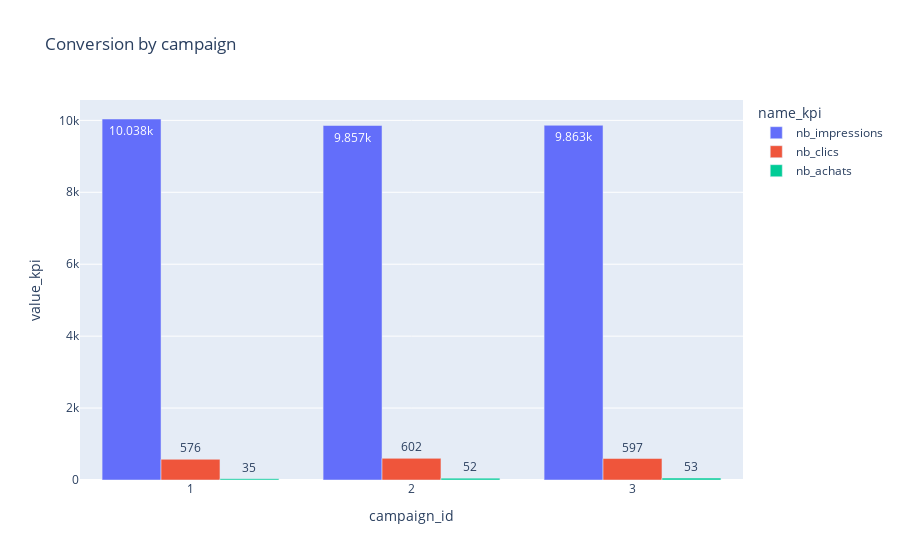
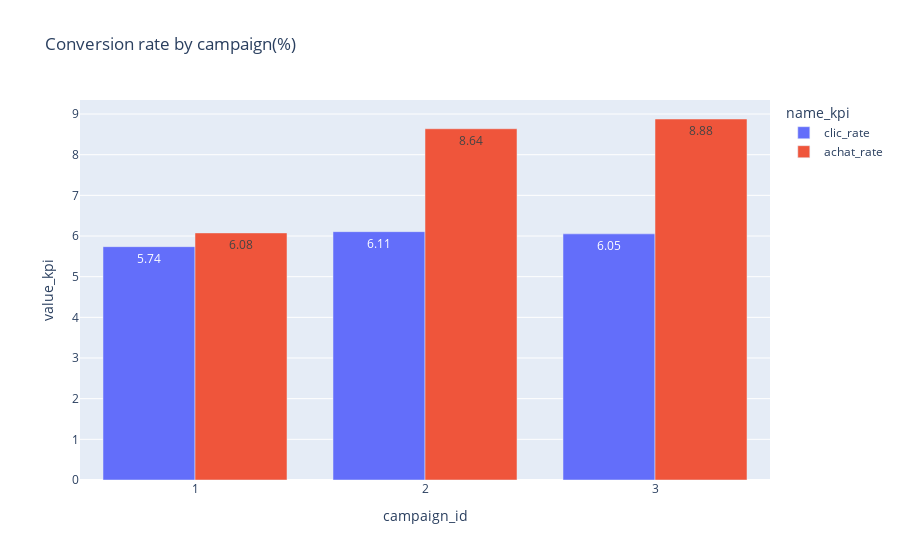

The cell these charts' notebook holds for them, in order:
### Code cell
col_dimension = "campaign_id"
conversion_per_campaign = (data
                           .groupby(col_dimension, as_index=False)
                           .agg(nb_impressions=("cookie_id", "count"),
                                nb_clics=("is_clic", "sum"),
                                nb_achats=("is_achat", "sum"),
                               )
                           .assign(clic_rate=lambda dfr: 100 * dfr.nb_clics / dfr.nb_impressions,
                                   achat_rate=lambda dfr: 100 * dfr.nb_achats / dfr.nb_clics,
                                  )
                           )
            
# value_vars = ["clic_rate", "achat_rate"]  # ["nb_impressions", "nb_clics", "nb_achats"]

for (value_vars, text_fmt, title) in [(("nb_impressions", "nb_clics", "nb_achats"),
                                       True, "Conversion by campaign"),
                                      (("clic_rate", "achat_rate"),
                                       ".2f", "Conversion rate by campaign(%)")
                                     ]:
    fig = px.bar(data_frame=(conversion_per_campaign
                             .melt(id_vars=col_dimension, value_vars=value_vars,
                                   var_name="name_kpi", value_name="value_kpi")),
                 color="name_kpi", y="value_kpi", x=col_dimension,
                 barmode="group", text_auto=text_fmt,
                 title=title)
    fig.show()

### Figure 1 — Plotly figure (JSON) as saved in the notebook; plotly's stock layout.template omitted (floating-point values rounded to 4 significant figures)
{"data": [{"alignmentgroup": "True", "hovertemplate": "name_kpi=nb_impressions<br>campaign_id=%{x}<br>value_kpi=%{y}<extra></extra>", "legendgroup": "nb_impressions", "marker": {"color": "#636efa", "pattern": {"shape": ""}}, "name": "nb_impressions", "offsetgroup": "nb_impressions", "orientation": "v", "showlegend": true, "textposition": "auto", "texttemplate": "%{y}", "type": "bar", "x": [1, 2, 3], "xaxis": "x", "y": [10038, 9857, 9863], "yaxis": "y"}, {"alignmentgroup": "True", "hovertemplate": "name_kpi=nb_clics<br>campaign_id=%{x}<br>value_kpi=%{y}<extra></extra>", "legendgroup": "nb_clics", "marker": {"color": "#EF553B", "pattern": {"shape": ""}}, "name": "nb_clics", "offsetgroup": "nb_clics", "orientation": "v", "showlegend": true, "textposition": "auto", "texttemplate": "%{y}", "type": "bar", "x": [1, 2, 3], "xaxis": "x", "y": [576, 602, 597], "yaxis": "y"}, {"alignmentgroup": "True", "hovertemplate": "name_kpi=nb_achats<br>campaign_id=%{x}<br>value_kpi=%{y}<extra></extra>", "legendgroup": "nb_achats", "marker": {"color": "#00cc96", "pattern": {"shape": ""}}, "name": "nb_achats", "offsetgroup": "nb_achats", "orientation": "v", "showlegend": true, "textposition": "auto", "texttemplate": "%{y}", "type": "bar", "x": [1, 2, 3], "xaxis": "x", "y": [35, 52, 53], "yaxis": "y"}], "layout": {"autosize": true, "barmode": "group", "legend": {"title": {"text": "name_kpi"}, "tracegroupgap": 0}, "title": {"text": "Conversion by campaign"}, "xaxis": {"anchor": "y", "autorange": true, "domain": [0, 1], "range": [0.5, 3.5], "title": {"text": "campaign_id"}, "type": "linear"}, "yaxis": {"anchor": "x", "autorange": true, "domain": [0, 1], "range": [0, 10570.0], "title": {"text": "value_kpi"}, "type": "linear"}}}

### Figure 2 — Plotly figure (JSON) as saved in the notebook; plotly's stock layout.template omitted (floating-point values rounded to 4 significant figures)
{"data": [{"alignmentgroup": "True", "hovertemplate": "name_kpi=clic_rate<br>campaign_id=%{x}<br>value_kpi=%{y}<extra></extra>", "legendgroup": "clic_rate", "marker": {"color": "#636efa", "pattern": {"shape": ""}}, "name": "clic_rate", "offsetgroup": "clic_rate", "orientation": "v", "showlegend": true, "textposition": "auto", "texttemplate": "%{y:.2f}", "type": "bar", "x": [1, 2, 3], "xaxis": "x", "y": [5.738, 6.107, 6.053], "yaxis": "y"}, {"alignmentgroup": "True", "hovertemplate": "name_kpi=achat_rate<br>campaign_id=%{x}<br>value_kpi=%{y}<extra></extra>", "legendgroup": "achat_rate", "marker": {"color": "#EF553B", "pattern": {"shape": ""}}, "name": "achat_rate", "offsetgroup": "achat_rate", "orientation": "v", "showlegend": true, "textposition": "auto", "texttemplate": "%{y:.2f}", "type": "bar", "x": [1, 2, 3], "xaxis": "x", "y": [6.076, 8.638, 8.878], "yaxis": "y"}], "layout": {"autosize": true, "barmode": "group", "legend": {"title": {"text": "name_kpi"}, "tracegroupgap": 0}, "title": {"text": "Conversion rate by campaign(%)"}, "xaxis": {"anchor": "y", "autorange": true, "domain": [0, 1], "range": [0.5, 3.5], "title": {"text": "campaign_id"}, "type": "linear"}, "yaxis": {"anchor": "x", "autorange": true, "domain": [0, 1], "range": [0, 9.345], "title": {"text": "value_kpi"}, "type": "linear"}}}
